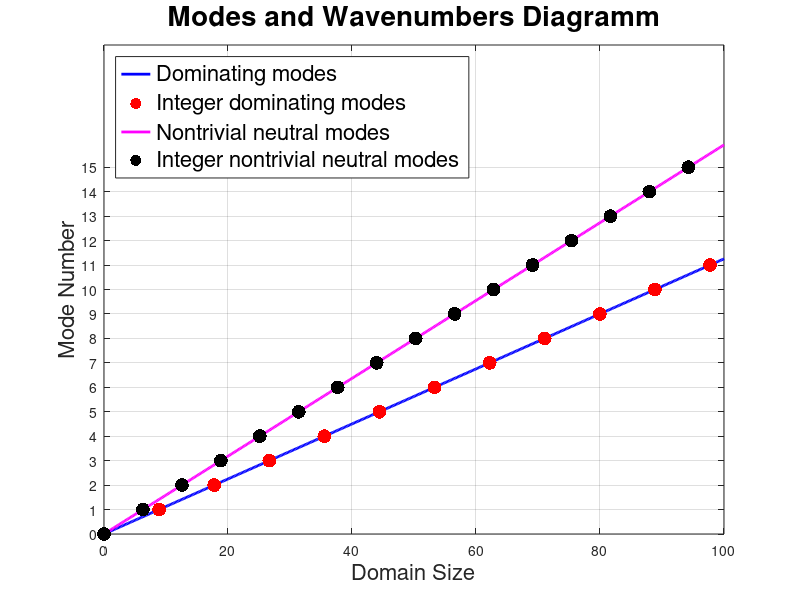

The MATLAB script that drew this image: (Note: this script raises an error after producing the figure.)
%% Modes and Wavenumbers Diagramm                 
% for the linear part of the 
% Kuramoto-Sivashinsky equation
%% Parameters for Comparison Across Domains       
L = linspace(000, 100, 500);             % Possible domain size
modes1 = L/(2*sqrt(2)*pi);               % Dominating modes
mmin1 = ceil(modes1(1));                 % Smallest interger mode
mmax1 = floor(modes1(end));              % Largest integer mode
intmodes1 = mmin1:mmax1;                 % Integer dominating modes
L_intmodes1 = 2*sqrt(2)*pi*intmodes1;    % Corresponding domain sizes

modes2 = L/(2*pi);                       % Nontrivial steady modes
mmin2 = ceil(modes2(1));                 % Smallest interger mode
mmax2 = floor(modes2(end));              % Largest integer mode
intmodes2 = mmin2:mmax2;                 % Integer dominating modes
L_intmodes2 = 2*pi*intmodes2;            % Corresponding domain sizes
%% Plot Across Domains                            
figure(110)
plot(L, modes1, 'b', 'linewidth', 2), grid on, hold on
plot(L_intmodes1, intmodes1, 'r.', 'markersize', 30)
plot(L, modes2, 'm', 'linewidth', 2)
plot(L_intmodes2, intmodes2, 'k.', 'markersize', 30);
hold off
title('Modes and Wavenumbers Diagramm', 'fontsize', 20)
xlabel('Domain Size', 'fontsize', 16)
ylabel('Mode Number', 'fontsize', 16)
legend({'Dominating modes', 'Integer dominating modes',...
    'Nontrivial neutral modes', 'Integer nontrivial neutral modes'},...
    'location', 'northwest', 'fontsize', 16)
set(gca, 'ytick', intmodes2)
set(gca, 'xtick', round(L_intmodes1, 2))
%% Parameters for a Single Domain                 
L = 13;                       % Size of the domain
s = 2*pi/L;                   % Scaling parameter
n = 6;                        % Number of eigenvalues to be plotted
xmax = n*s + 1/4;             % Range for the plot
x = linspace(0, xmax, 500);   % Plotting domain
evals = x.^2 - x.^4;          % Eigenvalues of the linear part of KS
mds = s*(0:n);                % Modes to be shown
mdsevals = mds.^2 - mds.^4;   % Corresponding eigenvalues
%% Plot for a Single Domain                       
figure(111)
plot(x, evals, 'b-', 'linewidth', 2), hold on
plot(mds, mdsevals, 'r.', 'markersize', 40)
plot(x, 0*x, 'k', 'linewidth', 1), hold off
title(['Modes for domain of size ', num2str(L)], 'fontsize', 20)
axis([0 xmax min(evals) max(evals)-min(evals)/4]), grid on
xticks(0:0.2:mds(end)+0.2), xticklabels(string(0:0.2:n))